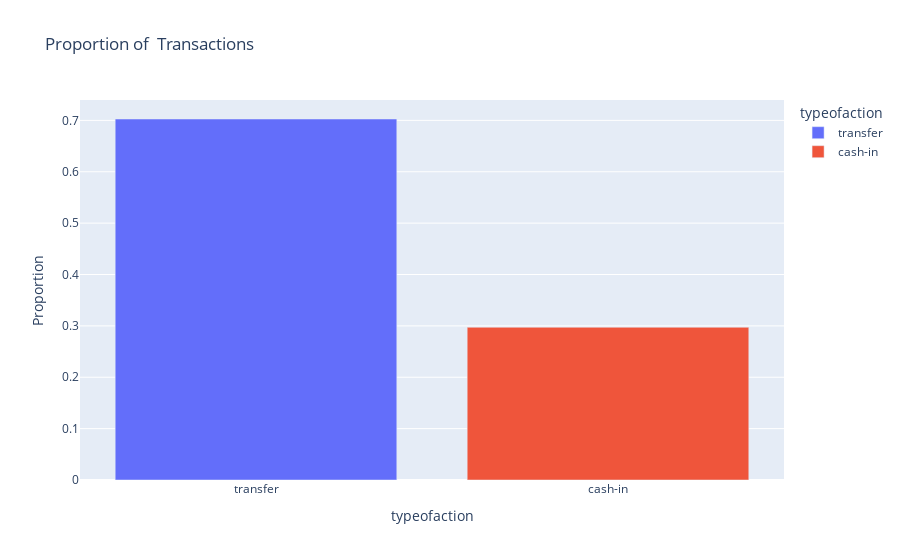

Notebook cell for this chart:
### Code cell
fraud_proportion = merged_df['typeofaction'].value_counts(normalize=True).reset_index()
fraud_proportion.columns = ['typeofaction', 'proportion']




fig = px.bar(fraud_proportion, x='typeofaction', y='proportion', color='typeofaction',
            
             title='Proportion of  Transactions',
             )


fig.update_layout(xaxis_title='typeofaction', yaxis_title='Proportion',
                  )


fig.show()

### Figure 1 — Plotly figure (JSON) as saved in the notebook; plotly's stock layout.template omitted (floating-point values rounded to 4 significant figures)
{"data": [{"alignmentgroup": "True", "hovertemplate": "typeofaction=%{x}<br>proportion=%{y}<extra></extra>", "legendgroup": "transfer", "marker": {"color": "#636efa", "pattern": {"shape": ""}}, "name": "transfer", "offsetgroup": "transfer", "orientation": "v", "showlegend": true, "textposition": "auto", "type": "bar", "x": ["transfer"], "xaxis": "x", "y": [0.7027], "yaxis": "y"}, {"alignmentgroup": "True", "hovertemplate": "typeofaction=%{x}<br>proportion=%{y}<extra></extra>", "legendgroup": "cash-in", "marker": {"color": "#EF553B", "pattern": {"shape": ""}}, "name": "cash-in", "offsetgroup": "cash-in", "orientation": "v", "showlegend": true, "textposition": "auto", "type": "bar", "x": ["cash-in"], "xaxis": "x", "y": [0.2973], "yaxis": "y"}], "layout": {"barmode": "relative", "legend": {"title": {"text": "typeofaction"}, "tracegroupgap": 0}, "title": {"text": "Proportion of  Transactions"}, "xaxis": {"anchor": "y", "categoryarray": ["transfer", "cash-in"], "categoryorder": "array", "domain": [0, 1], "title": {"text": "typeofaction"}}, "yaxis": {"anchor": "x", "domain": [0, 1], "title": {"text": "Proportion"}}}}
